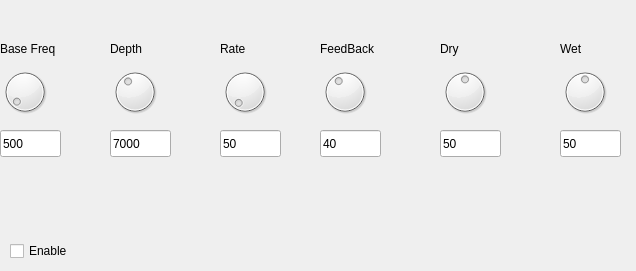
    <widget class="QWidget" name="tab_5">
     <attribute name="title">
      <string>Phaser</string>
     </attribute>
     <widget class="QCheckBox" name="checkBox_5">
      <property name="geometry">
       <rect>
        <x>10</x>
        <y>240</y>
        <width>71</width>
        <height>22</height>
       </rect>
      </property>
      <property name="text">
       <string>Enable</string>
      </property>
     </widget>
     <widget class="QDial" name="PhBaseDial">
      <property name="geometry">
       <rect>
        <x>0</x>
        <y>60</y>
        <width>50</width>
        <height>64</height>
       </rect>
      </property>
      <property name="minimum">
       <number>1</number>
      </property>
      <property name="maximum">
       <number>15000</number>
      </property>
      <property name="value">
       <number>500</number>
      </property>
     </widget>
     <widget class="QDial" name="PhDepthDial">
      <property name="geometry">
       <rect>
        <x>110</x>
        <y>60</y>
        <width>50</width>
        <height>64</height>
       </rect>
      </property>
      <property name="minimum">
       <number>1</number>
      </property>
      <property name="maximum">
       <number>18000</number>
      </property>
      <property name="value">
       <number>7000</number>
      </property>
     </widget>
     <widget class="QDial" name="PhFeedBackDial">
      <property name="geometry">
       <rect>
        <x>320</x>
        <y>60</y>
        <width>50</width>
        <height>64</height>
       </rect>
      </property>
      <property name="maximum">
       <number>100</number>
      </property>
      <property name="value">
       <number>40</number>
      </property>
     </widget>
     <widget class="QDial" name="PhDryDial">
      <property name="geometry">
       <rect>
        <x>440</x>
        <y>60</y>
        <width>50</width>
        <height>64</height>
       </rect>
      </property>
      <property name="maximum">
       <number>100</number>
      </property>
      <property name="value">
       <number>50</number>
      </property>
     </widget>
     <widget class="QDial" name="PhWetDial">
      <property name="geometry">
       <rect>
        <x>560</x>
        <y>60</y>
        <width>50</width>
        <height>64</height>
       </rect>
      </property>
      <property name="maximum">
       <number>100</number>
      </property>
      <property name="value">
       <number>50</number>
      </property>
     </widget>
     <widget class="QLabel" name="label_40">
      <property name="geometry">
       <rect>
        <x>0</x>
        <y>40</y>
        <width>71</width>
        <height>17</height>
       </rect>
      </property>
      <property name="text">
       <string>Base Freq</string>
      </property>
     </widget>
     <widget class="QLabel" name="label_41">
      <property name="geometry">
       <rect>
        <x>110</x>
        <y>40</y>
        <width>67</width>
        <height>17</height>
       </rect>
      </property>
      <property name="text">
       <string>Depth</string>
      </property>
     </widget>
     <widget class="QLabel" name="label_42">
      <property name="geometry">
       <rect>
        <x>440</x>
        <y>40</y>
        <width>67</width>
        <height>17</height>
       </rect>
      </property>
      <property name="text">
       <string>Dry</string>
      </property>
     </widget>
     <widget class="QLabel" name="label_43">
      <property name="geometry">
       <rect>
        <x>560</x>
        <y>40</y>
        <width>67</width>
        <height>17</height>
       </rect>
      </property>
      <property name="text">
       <string>Wet</string>
      </property>
     </widget>
     <widget class="QLabel" name="label_44">
      <property name="geometry">
       <rect>
        <x>320</x>
        <y>40</y>
        <width>67</width>
        <height>17</height>
       </rect>
      </property>
      <property name="text">
       <string>FeedBack</string>
      </property>
     </widget>
     <widget class="QLineEdit" name="PhBaseLE">
      <property name="geometry">
       <rect>
        <x>0</x>
        <y>130</y>
        <width>61</width>
        <height>27</height>
       </rect>
      </property>
      <property name="text">
       <string>500</string>
      </property>
     </widget>
     <widget class="QLineEdit" name="PhDepthLE">
      <property name="geometry">
       <rect>
        <x>110</x>
        <y>130</y>
        <width>61</width>
        <height>27</height>
       </rect>
      </property>
      <property name="text">
       <string>7000</string>
      </property>
     </widget>
     <widget class="QLineEdit" name="PhFeedBackLE">
      <property name="geometry">
       <rect>
        <x>320</x>
        <y>130</y>
        <width>61</width>
        <height>27</height>
       </rect>
      </property>
      <property name="text">
       <string>40</string>
      </property>
     </widget>
     <widget class="QLineEdit" name="PhDryLE">
      <property name="geometry">
       <rect>
        <x>440</x>
        <y>130</y>
        <width>61</width>
        <height>27</height>
       </rect>
      </property>
      <property name="text">
       <string>50</string>
      </property>
     </widget>
     <widget class="QLineEdit" name="PhWetLE">
      <property name="geometry">
       <rect>
        <x>560</x>
        <y>130</y>
        <width>61</width>
        <height>27</height>
       </rect>
      </property>
      <property name="text">
       <string>50</string>
      </property>
     </widget>
     <widget class="QDial" name="PhRateDial">
      <property name="geometry">
       <rect>
        <x>220</x>
        <y>60</y>
        <width>50</width>
        <height>64</height>
       </rect>
      </property>
      <property name="minimum">
       <number>1</number>
      </property>
      <property name="maximum">
       <number>20000</number>
      </property>
     </widget>
     <widget class="QLineEdit" name="PhRateLE">
      <property name="geometry">
       <rect>
        <x>220</x>
        <y>130</y>
        <width>61</width>
        <height>27</height>
       </rect>
      </property>
      <property name="text">
       <string>50</string>
      </property>
     </widget>
     <widget class="QLabel" name="label_45">
      <property name="geometry">
       <rect>
        <x>220</x>
        <y>40</y>
        <width>67</width>
        <height>17</height>
       </rect>
      </property>
      <property name="text">
       <string>Rate</string>
      </property>
     </widget>
    </widget>
